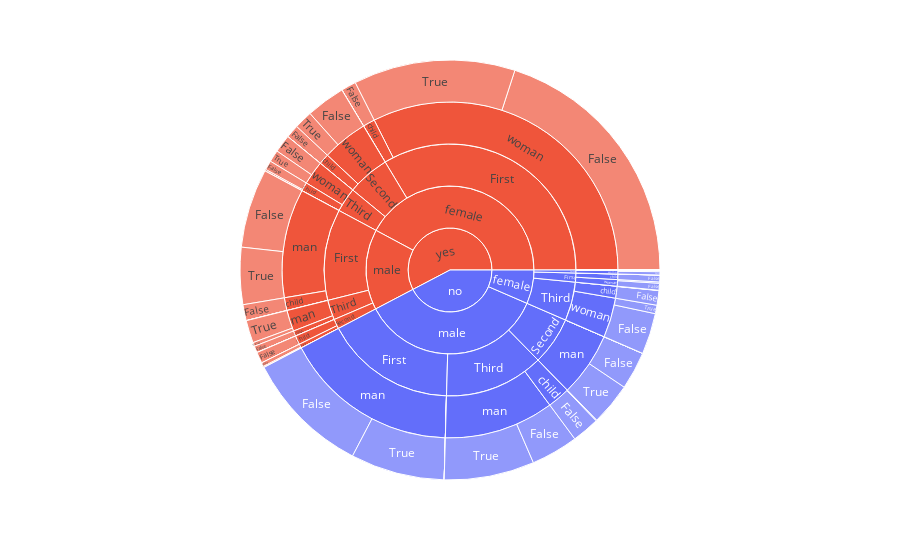

Notebook source saved alongside this figure:
### Code cell
px.sunburst(df,path=['alive','sex','class','who','alone'],values='fare',color='alive')

### Figure 1 — Plotly figure (JSON) as saved in the notebook; plotly's stock layout.template omitted (floating-point values rounded to 4 significant figures)
{"data": [{"branchvalues": "total", "customdata": [["no"], ["yes"], ["no"], [null], ["yes"], ["no"], ["yes"], ["no"], ["yes"], [null], ["yes"], [null], ["yes"], [null], [null], ["yes"], [null], ["no"], [null], ["no"], ["no"], ["yes"], [null], ["no"], ["no"], [null], ["yes"], ["no"], ["yes"], ["no"], ["yes"], ["no"], ["yes"], ["no"], ["yes"], ["no"], ["yes"], ["no"], ["no"], ["no"], ["no"], ["yes"], ["no"], [null], [null], ["yes"], ["no"], [null], ["no"], ["yes"], ["yes"], [null], [null], ["yes"], ["no"], [null], [null], [null], ["no"], [null], [null], [null], [null], [null], ["no"], [null], [null], ["yes"], [null], ["yes"], ["yes"], ["no"], [null], [null], [null], [null], [null], [null], ["no"], ["yes"], ["yes"], [null], ["yes"], [null], [null], ["yes"], [null], ["yes"], ["no"], ["yes"], ["no"], ["yes"], [null], ["yes"], ["yes"], [null], [null], [null], ["no"], [null], ["yes"], [null], ["no"], [null], ["yes"], ["no"], [null], ["yes"], [null], ["no"], [null], [null], [null], [null], ["yes"], ["yes"], ["no"], ["no"], [null], [null], [null], ["no"], ["yes"], ["yes"], ["yes"], ["yes"]], "domain": {"x": [0, 1], "y": [0, 1]}, "hovertemplate": "labels=%{label}<br>fare=%{value}<br>parent=%{parent}<br>id=%{id}<br>alive=%{customdata[0]}<extra></extra>", "ids": ["no/female/First/child/False", "yes/male/Second/man", "no/male/Second/man", "yes/female/Second/man", "yes/male/First/man", "no/male/First/man", "yes/male/Third/child", "no/female/Third/child", "yes/female/Second/child", "no/female/Second/child", "yes/male/First/child", "no/female/Third/man", "yes/female/First/child", "yes/male/Third/woman/True", "no/male/Third/woman/True", "yes/female/Third/woman/True", "yes/male/Second/woman/True", "no/female/Second/woman/True", "yes/male/First/woman/True", "no", "no/female/First/woman/True", "yes/male/Third/man/True", "yes/female/Third/man/True", "no/female/First/child", "no/male/Second/man/True", "yes/female/Third/man", "yes/male/Third/man", "no/male", "yes/female", "no/female", "yes/male/Third", "no/male/Third", "yes/female/Third", "no/female/Third", "yes/male/Second", "no/male/Second", "yes/female/Second", "no/male/Third/man", "no/female/Second", "no/male/First", "no/female/First", "yes/female/Third/woman", "no/female/Third/woman", "yes/male/Second/woman", "no/male/Second/woman", "yes/female/Second/woman", "no/female/Second/woman", "yes/male/First/woman", "no/female/First/woman", "yes/male/First", "yes/male/First/man/True", "no/male/First/woman/True", "no/female/First/man/False", "yes/female/Third/woman/False", "no/male/First/man/False", "no/male/Third/woman/False", "yes/male/Third/woman/False", "yes/female/First/man/False", "no/male/Second/man/False", "yes/female/First/child/True", "no/male/First/child/True", "no/male/Second/woman/False", "no/female/Second/child/True", "yes/female/Second/child/True", "no/male/First/man/True", "no/female/Second/man/False", "no/male/Second/child/True", "yes/male/Second/child/False", "no/male/Second/child/False", "yes/female/Third/child/True", "yes/female/Second/child/False", "no/male/Third/child/True", "no/female/Second/child/False", "yes/male/First/woman/False", "no/female/First/man/True", "no/male/First/woman/False", "no/female/Third/man/False", "yes/female/First/man/True", "no/female/First/woman/False", "yes/female/Second/woman/False", "yes/male/Second/man/False", "yes/female/Second/man/False", "yes/male/First/man/False", "no/female/Second/man/True", "yes/male/Third/woman", "yes/female/First", "yes/female/Third/man/False", "yes/male/Third/child/False", "no/male/Third/child/False", "yes/female/Third/child/False", "no/female/Third/child/False", "yes/male/First/child/False", "no/male/First/child/False", "yes/female/First/child/False", "yes/male", "no/male/Third/woman", "no/male/First/woman", "no/female/Second/man", "no/male/Third/man/False", "yes/female/Second/man/True", "yes/male/Second/man/True", "no/female/Third/man/True", "no/male/Third/man/True", "yes/male/Third/child/True", "yes/female/First/woman/True", "no/female/Third/child/True", "yes/male/Second/child/True", "yes/female/Second/woman/True", "no/male/Second/woman/True", "no/female/Third/woman/True", "yes/male/First/child/True", "no/male/First/child", "no/female/First/child/True", "no/male/Second/child", "yes/male/Second/child", "yes/female/Third/child", "no/male/Third/child", "no/female/Third/woman/False", "no/female/First/man", "yes/female/First/man", "yes/male/Second/woman/False", "no/female/Second/woman/False", "yes/female/First/woman/False", "yes/male/Third/man/False", "yes/female/First/woman", "yes"], "labels": ["False", "man", "man", "man", "man", "man", "child", "child", "child", "child", "child", "man", "child", "True", "True", "True", "True", "True", "True", "no", "True", "True", "True", "child", "True", "man", "man", "male", "female", "female", "Third", "Third", "Third", "Third", "Second", "Second", "Second", "man", "Second", "First", "First", "woman", "woman", "woman", "woman", "woman", "woman", "woman", "woman", "First", "True", "True", "False", "False", "False", "False", "False", "False", "False", "True", "True", "False", "True", "True", "True", "False", "True", "False", "False", "True", "False", "True", "False", "False", "True", "False", "False", "True", "False", "False", "False", "False", "False", "True", "woman", "First", "False", "False", "False", "False", "False", "False", "False", "False", "male", "woman", "woman", "man", "False", "True", "True", "True", "True", "True", "True", "True", "True", "True", "True", "True", "True", "child", "True", "child", "child", "child", "child", "False", "man", "man", "False", "False", "False", "False", "woman", "yes"], "marker": {"colors": ["#636efa", "#EF553B", "#636efa", "#00cc96", "#EF553B", "#636efa", "#EF553B", "#636efa", "#EF553B", "#00cc96", "#EF553B", "#00cc96", "#EF553B", "#00cc96", "#00cc96", "#EF553B", "#00cc96", "#636efa", "#00cc96", "#636efa", "#636efa", "#EF553B", "#00cc96", "#636efa", "#636efa", "#00cc96", "#EF553B", "#636efa", "#EF553B", "#636efa", "#EF553B", "#636efa", "#EF553B", "#636efa", "#EF553B", "#636efa", "#EF553B", "#636efa", "#636efa", "#636efa", "#636efa", "#EF553B", "#636efa", "#00cc96", "#00cc96", "#EF553B", "#636efa", "#00cc96", "#636efa", "#EF553B", "#EF553B", "#00cc96", "#00cc96", "#EF553B", "#636efa", "#00cc96", "#00cc96", "#00cc96", "#636efa", "#00cc96", "#00cc96", "#00cc96", "#00cc96", "#00cc96", "#636efa", "#00cc96", "#00cc96", "#EF553B", "#00cc96", "#EF553B", "#EF553B", "#636efa", "#00cc96", "#00cc96", "#00cc96", "#00cc96", "#00cc96", "#00cc96", "#636efa", "#EF553B", "#EF553B", "#00cc96", "#EF553B", "#00cc96", "#00cc96", "#EF553B", "#00cc96", "#EF553B", "#636efa", "#EF553B", "#636efa", "#EF553B", "#00cc96", "#EF553B", "#EF553B", "#00cc96", "#00cc96", "#00cc96", "#636efa", "#00cc96", "#EF553B", "#00cc96", "#636efa", "#00cc96", "#EF553B", "#636efa", "#00cc96", "#EF553B", "#00cc96", "#636efa", "#00cc96", "#00cc96", "#00cc96", "#00cc96", "#EF553B", "#EF553B", "#636efa", "#636efa", "#00cc96", "#00cc96", "#00cc96", "#636efa", "#EF553B", "#EF553B", "#EF553B", "#EF553B"]}, "name": "", "parents": ["no/female/First/child", "yes/male/Second", "no/male/Second", "yes/female/Second", "yes/male/First", "no/male/First", "yes/male/Third", "no/female/Third", "yes/female/Second", "no/female/Second", "yes/male/First", "no/female/Third", "yes/female/First", "yes/male/Third/woman", "no/male/Third/woman", "yes/female/Third/woman", "yes/male/Second/woman", "no/female/Second/woman", "yes/male/First/woman", "", "no/female/First/woman", "yes/male/Third/man", "yes/female/Third/man", "no/female/First", "no/male/Second/man", "yes/female/Third", "yes/male/Third", "no", "yes", "no", "yes/male", "no/male", "yes/female", "no/female", "yes/male", "no/male", "yes/female", "no/male/Third", "no/female", "no/male", "no/female", "yes/female/Third", "no/female/Third", "yes/male/Second", "no/male/Second", "yes/female/Second", "no/female/Second", "yes/male/First", "no/female/First", "yes/male", "yes/male/First/man", "no/male/First/woman", "no/female/First/man", "yes/female/Third/woman", "no/male/First/man", "no/male/Third/woman", "yes/male/Third/woman", "yes/female/First/man", "no/male/Second/man", "yes/female/First/child", "no/male/First/child", "no/male/Second/woman", "no/female/Second/child", "yes/female/Second/child", "no/male/First/man", "no/female/Second/man", "no/male/Second/child", "yes/male/Second/child", "no/male/Second/child", "yes/female/Third/child", "yes/female/Second/child", "no/male/Third/child", "no/female/Second/child", "yes/male/First/woman", "no/female/First/man", "no/male/First/woman", "no/female/Third/man", "yes/female/First/man", "no/female/First/woman", "yes/female/Second/woman", "yes/male/Second/man", "yes/female/Second/man", "yes/male/First/man", "no/female/Second/man", "yes/male/Third", "yes/female", "yes/female/Third/man", "yes/male/Third/child", "no/male/Third/child", "yes/female/Third/child", "no/female/Third/child", "yes/male/First/child", "no/male/First/child", "yes/female/First/child", "yes", "no/male/Third", "no/male/First", "no/female/Second", "no/male/Third/man", "yes/female/Second/man", "yes/male/Second/man", "no/female/Third/man", "no/male/Third/man", "yes/male/Third/child", "yes/female/First/woman", "no/female/Third/child", "yes/male/Second/child", "yes/female/Second/woman", "no/male/Second/woman", "no/female/Third/woman", "yes/male/First/child", "no/male/First", "no/female/First/child", "no/male/Second", "yes/male/Second", "yes/female/Third", "no/male/Third", "no/female/Third/woman", "no/female/First", "yes/female/First", "yes/male/Second/woman", "no/female/Second/woman", "yes/female/First/woman", "yes/male/Third/man", "yes/female/First", ""], "type": "sunburst", "values": [151.6, 112.9, 1773.0, 0, 3005.0, 4843.0, 147.7, 329.6, 292.4, 0, 353.4, 0, 331.3, 0, 0, 264.3, 0, 36.5, 0, 12140.0, 28.71, 499.4, 0, 151.6, 934.6, 0, 584.6, 10280.0, 12100.0, 1865.0, 732.2, 3661.0, 897.4, 1424.0, 358.6, 1773.0, 1560.0, 3033.0, 109.5, 4843.0, 331.8, 656.3, 1094.0, 0, 0, 1268.0, 109.5, 0, 180.3, 3359.0, 1259.0, 0, 0, 392.0, 2765.0, 0, 0, 0, 838.9, 0, 0, 0, 0, 0, 2078.0, 0, 0, 245.8, 0, 34.96, 292.4, 18.79, 0, 0, 0, 0, 0, 0, 151.6, 862.9, 26, 0, 1746.0, 0, 0, 9644.0, 0, 147.7, 609.6, 206.2, 321.7, 353.4, 0, 331.3, 4450.0, 0, 0, 0, 1041.0, 0, 86.86, 0, 1992.0, 0, 3574.0, 7.854, 0, 404.9, 0, 187.0, 0, 0, 0, 0, 245.8, 241.1, 628.4, 907.1, 0, 0, 0, 73, 5739.0, 85.18, 9313.0, 16550.0]}], "layout": {"legend": {"tracegroupgap": 0}, "margin": {"t": 60}}}
